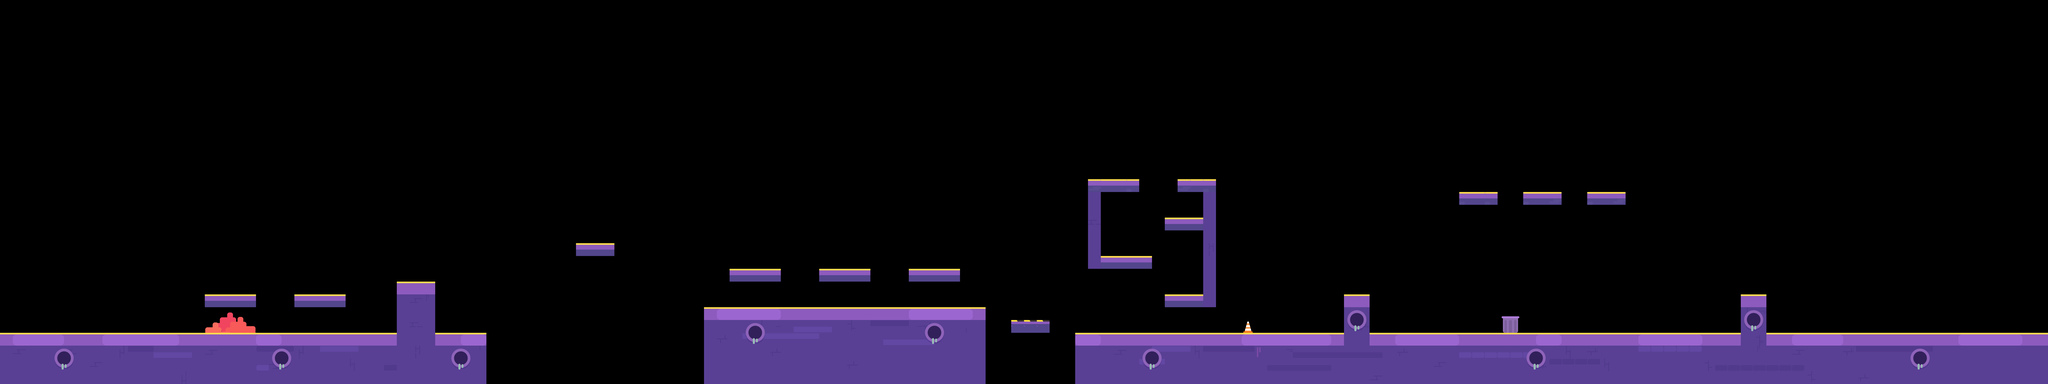

Rendered tile map (Tiled .tmx) drawn with the repository's tilesets; below, a short description and the map source with its tile grids summarised:
An orthogonal 160x30 tile map with 80x80 px tiles, 5 tile layers (dizhuan, dizhuan1, dizhuan2, dizhuan4, ...), 2 tilesets.

<map version="1.0" orientation="orthogonal" renderorder="right-down" width="160" height="30" tilewidth="80" tileheight="80">
 <tileset firstgid="1" name="map_1" tilewidth="80" tileheight="80">
  <image source="map_1.png" width="640" height="640" />
 </tileset>
 <tileset firstgid="65" name="bj_2_1" tilewidth="80" tileheight="80">
  <image source="bj_2_1.png" width="1040" height="640" />
 </tileset>
 <layer name="dizhuan" width="160" height="30">
  <data>[4800 cells, 924 non-empty, 5 distinct tile ids]</data>
 </layer>
 <layer name="dizhuan1" width="160" height="30">
  <data>[4800 cells, 190 non-empty, 5 distinct tile ids]</data>
 </layer>
 <layer name="dizhuan2" width="160" height="30">
  <data>[4800 cells, 54 non-empty, 2 distinct tile ids]</data>
 </layer>
 <layer name="dizhuan4" width="160" height="30">
  <data>[4800 cells, 127 non-empty, 15 distinct tile ids]</data>
 </layer>
 <layer name="ziahuan5" width="160" height="30">
  <data>[4800 cells, 53 non-empty, 17 distinct tile ids]</data>
 </layer>
</map>
